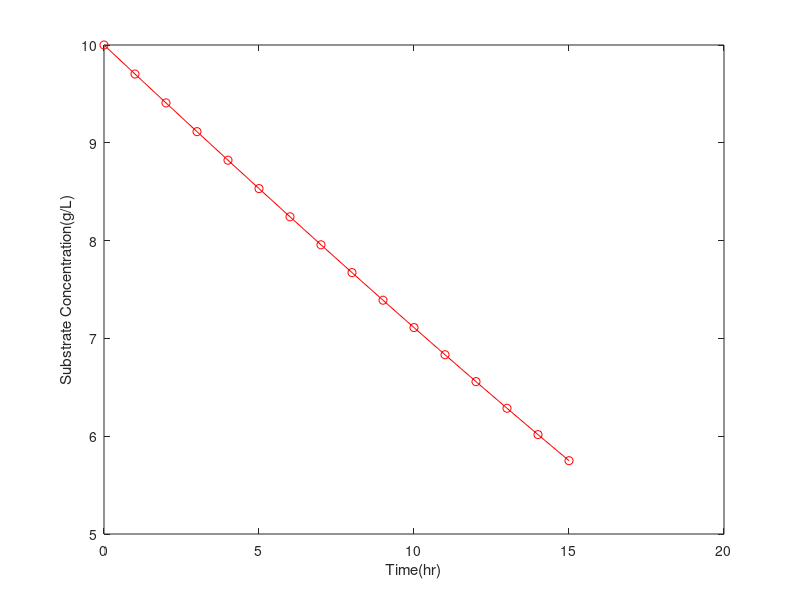

This figure's MATLAB source:
close all
clear all
clc

subC = zeros(1,15);
X_0=0.5;    %g/L
S_0=10; %g/L
Y=0.35;
K_s=2;  %mg/L
K_0=0.25;   %1/hr

for t = 0:15
	
    f = @(S)K_s*log(S/S_0)+S-S_0+(X_0*K_0*t/Y);
	S = fsolve(f,1);
	subC(t+1) = S;
   
end

plot(0:15, subC,'-r o')
xlabel('Time(hr)');
ylabel('Substrate Concentration(g/L)');
subC = [0:15; subC];
fprintf(1, ' Time(hr)\t\t Substrate Concentration(g/L)\n') % Column Titles
fprintf(1, '%2d\t\t         %2d\n', subC) % Write Rows